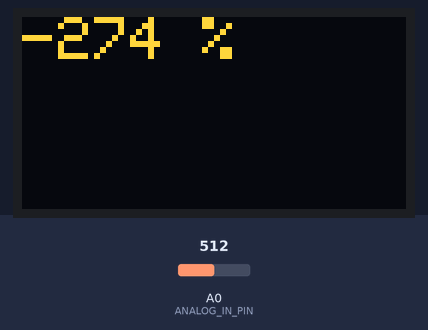
A sketch run on a simulated Arduino Uno, built with avr-gcc and run on an emulated ATmega328P. Parts: 128×64 one-colour display. Inputs (shaded band) come from the test bench; at power-on: A0 (ANALOG_IN_PIN) = 512. The OLED is the two-colour kind (top 16 rows yellow).

Above: at 1.2 s.
1.3 s: A0 (ANALOG_IN_PIN) set to 716
At 2.0 s:
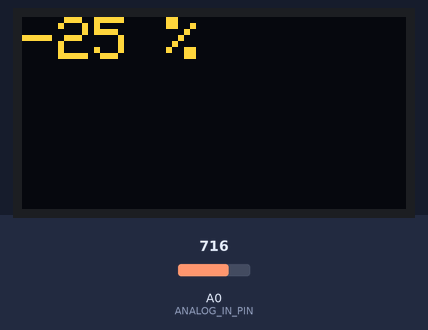
2.9 s: A0 (ANALOG_IN_PIN) set to 900
At 4.2 s:
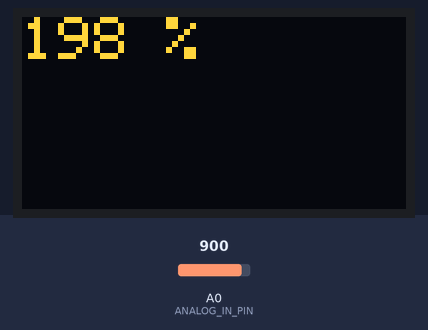
4.5 s: A0 (ANALOG_IN_PIN) set to 1023
At 5.1 s:
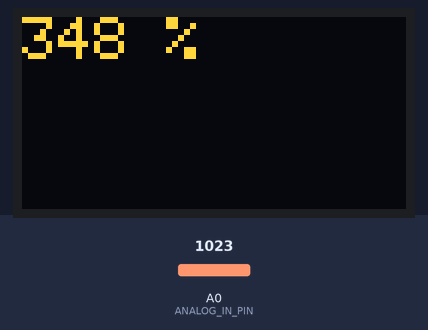
Timing chart, 0 to 7.5 s (numbered marks = the images above; inputs shaded):
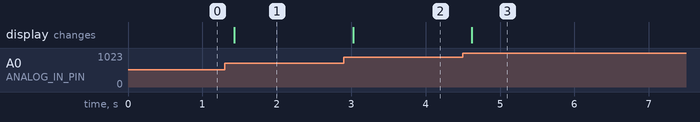

Measured:
- after the input at 1.3 s, the display: changes after 0.13 s (image 1)
- after the input at 2.9 s, the display: changes after 0.13 s (image 2)
- after the input at 4.5 s, the display: changes after 0.12 s (image 3)

The sketch:

VOLT-TEST-01.ino
```cpp
#include <Wire.h>
#include <Adafruit_SSD1306.h>

#define OLED_RESET 4
Adafruit_SSD1306 display(OLED_RESET);

// Define analog input
#define ANALOG_IN_PIN A0

//Function Prototype
void displaydata();

// Floats for ADC voltage & Input voltage
float adc_voltage = 0.0;
float in_voltage = 0.0;
int qPerc;

// Floats for resistor values in divider (in ohms)
float R1 = 9800.0;
float R2 = 9800.0;

// Float for Reference Voltage
float ref_voltage = 5.0;

// Integer for ADC value
int adc_value = 0;

void setup(){
   // Setup Serial Monitor
   //Serial.begin(9600);
   //Serial.println("DC Voltage Test");
   display.begin(SSD1306_SWITCHCAPVCC, 0x3D);
}

void loop(){
   // Read the Analog Input
   adc_value = analogRead(ANALOG_IN_PIN);

   // Determine voltage at ADC input
   adc_voltage  = (adc_value * ref_voltage) / 1024.0;

   // Calculate voltage at divider input
   in_voltage = adc_voltage / (R2/(R1+R2));

   //Calculate battery charge
   qPerc = ((in_voltage - 7.20)/0.80)*100;
   if(qPerc < 0){
    display.clearDisplay();
    display.print("LOW BATTERY");
   }

  // Print results to Serial Monitor to 2 decimal places
  //Serial.print("Input Voltage = ");
  //Serial.println(in_voltage, 2);
  displaydata();

  // Short delay
  delay(200);
}

void displaydata() {
  display.clearDisplay();
  display.setTextColor(WHITE);
  display.setTextSize(2);
  display.setCursor(0, 0);
  display.print(qPerc);
  display.print(" %");

  display.display();
}
```
